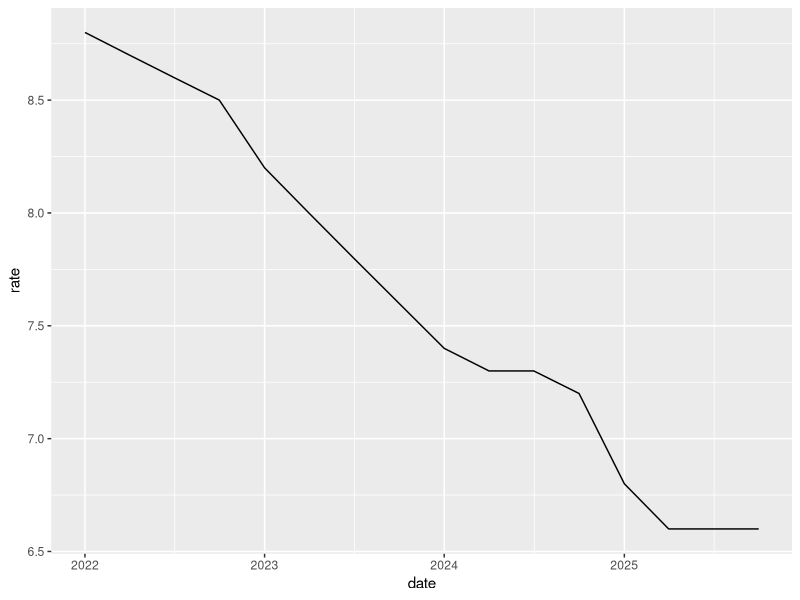
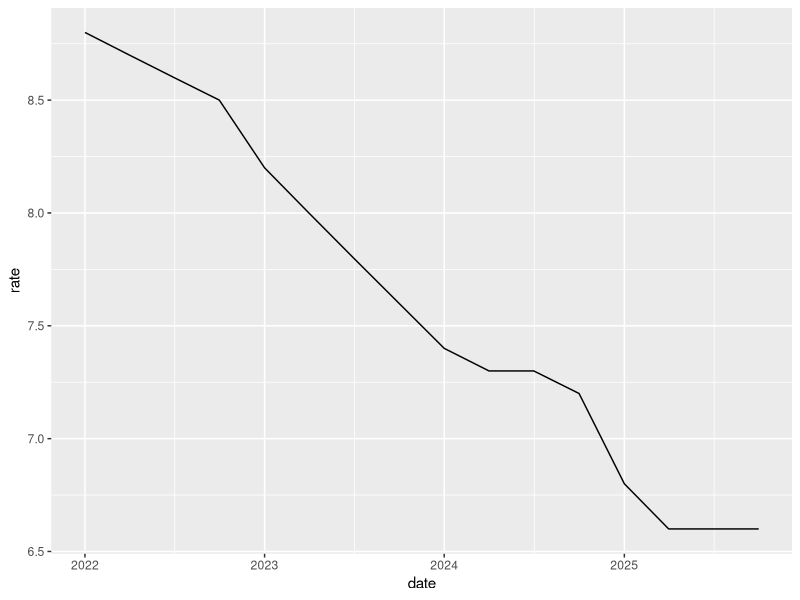
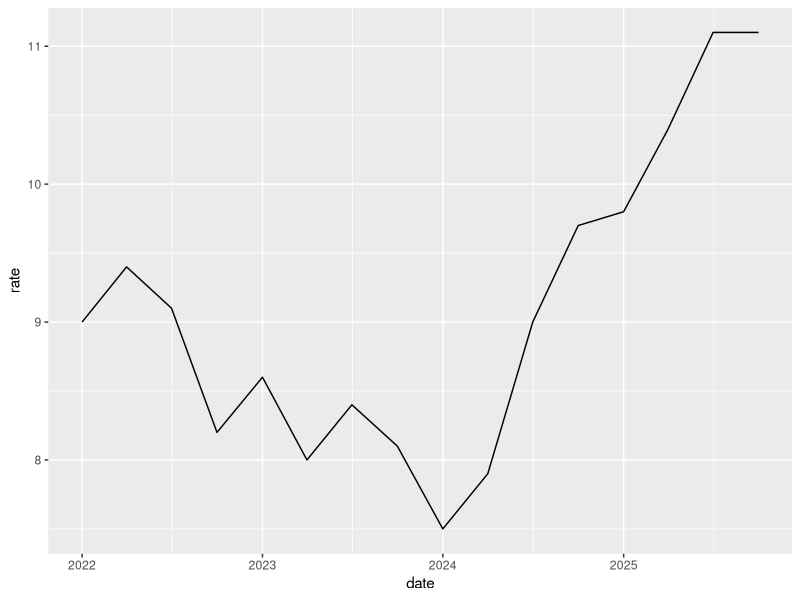

Reproduce these figures in R, in order.
## ---- chunk 1
#| include: false
library(tidyverse)
rates <- read_csv("unemployment.csv")
REGION <- "Jazan"
now <- rates |>
  filter(region == REGION, quarter == "2025Q4") |>
  pull(rate)
then <- rates |>
  filter(region == REGION, quarter == "2022Q1") |>
  pull(rate)
## ---- chunk 2
glimpse(rates)
## ---- chunk 3
#| fig-width: 8
#| fig-height: 3.5
#| fig-cap: "Unemployment rate, Kingdom, 2022 to 2025 (%)"
#| fig-alt: >
#|   Line chart of the Kingdom's unemployment rate,
#|   one point per quarter from 2022 to 2025. The
#|   line falls across the four years and never rises.
kingdom <- rates |> filter(region == "Kingdom")
ggplot(kingdom, aes(date, rate)) + geom_line()
## ---- chunk 4
#| layout-ncol: 2
#| fig-height: 4
#| fig-cap: !expr c("The Kingdom", REGION)
#| fig-alt: !expr str_glue("Line chart of the
#|   unemployment rate in {c('the Kingdom', REGION)}
#|   by quarter, from 2022 to 2025.")
ggplot(kingdom, aes(date, rate)) + geom_line()
rates |>
  filter(region == REGION) |>
  ggplot(aes(date, rate)) + geom_line()
